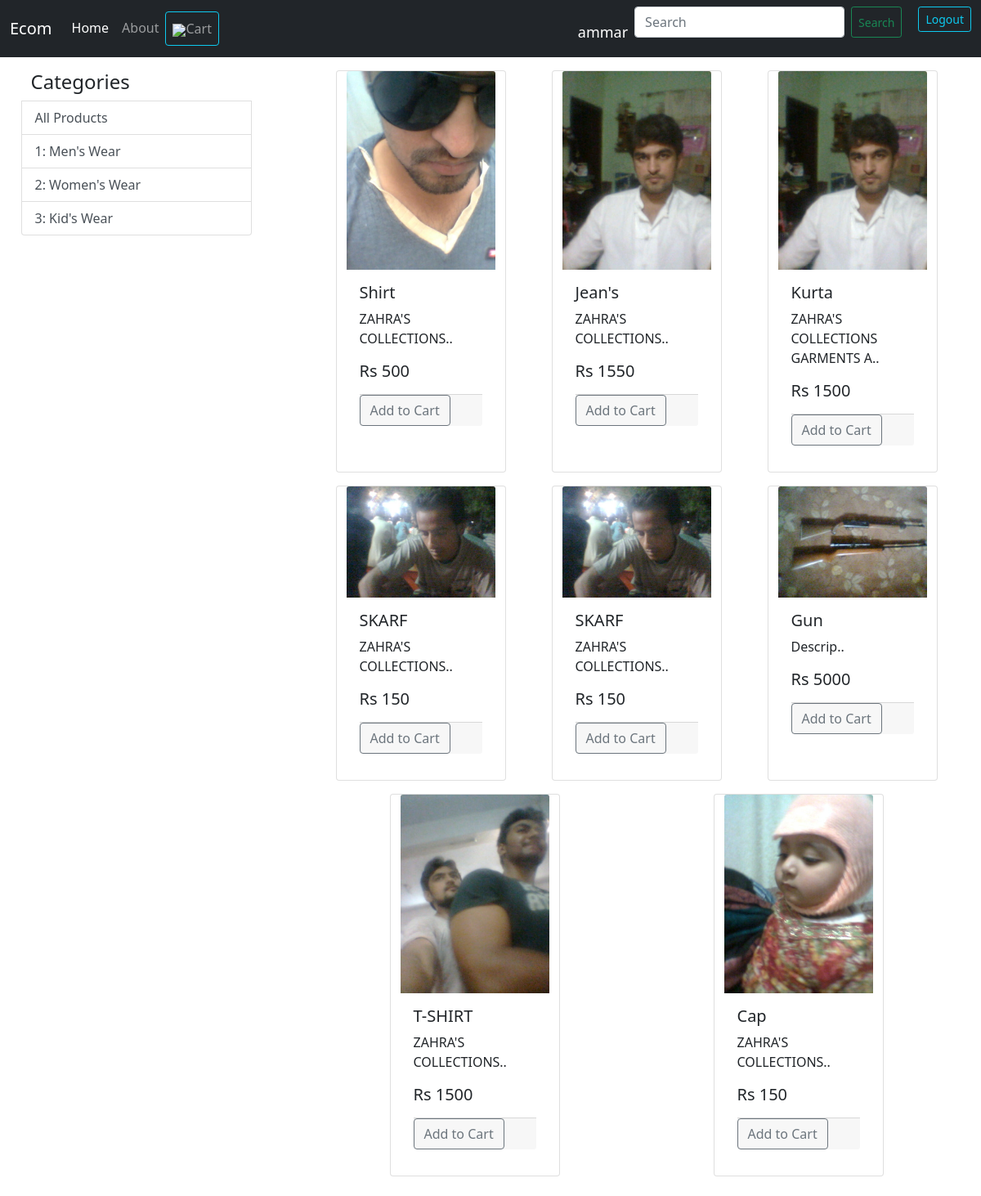
The page / (signed in) on the database its author committed.
### stores/models/category.py (models this page shows, shortened)
class Categorie(models.Model):
	title = models.CharField(max_length=150)
	subcategory = models.CharField(max_length=200)

### stores/models/products.py (models this page shows, shortened)
class Product(models.Model):
	name = models.CharField(max_length=100)
	description = models.CharField(max_length=500, default="", null=True)
	category = models.ForeignKey(Categorie, on_delete=models.CASCADE)
	price = models.IntegerField(default=0)
	image = models.ImageField(upload_to='static/images/')
	image2 = models.ImageField(upload_to='static/images/', null=True, default="")
	image3 = models.ImageField(upload_to='static/images/', null=True, default="")

### stores/views.py (the view, shortened to what this page needs)
# urls.py: path('', views.Index.as_view(), name='home'),
class Index(View):
	def get(self, request):
		cart = request.session.get('cart')
		if not cart:
			request.session['cart'] = {}
		products = None
		categories = Categorie.objects.all()
		categoryID = request.GET.get('category')
		if categoryID:
			products = Product.get_all_products_by_categoryid(categoryID)
		else:
			products = Product.objects.all()
		context = {'products': products, 'categories': categories, 'categoryID':categoryID}
		return render(request, 'stores/index.html', context)

### stores/templatetags/cart.py (called while the page is built)
@register.filter(name='is_in_cart')
def is_in_cart(product , cart):
	keys = cart.keys()
	for id in keys:
		if int(id) == product.id:
			return True
	return False;

### stores/templatetags/custom_filter.py (called while the page is built)
@register.filter(name='currency')
def currency(number):
    return "Rs " + str(number)

### stores/templates/stores/index.html (shortened to what this page needs)
{% include 'stores/main.html' %}
{% block content %}
{% load custom_filter %}
{% load cart %}
<div class="contaier-fluid mt-3 mx-auto mb-2">
<div class="row">
	<div class="col-lg-3 mx-auto">
		<div class="list-group row mx-auto">
			<h4>Categories</h4>
			<a href="/" class="list-group-item list-group-item-action">All Products</a>
			{% for category in categories %}
			<a href="/?category={{category.id}}" class="list-group-item list-group-item-action">{{category.id}}: {{category.subcategory}}</a>
			{% endfor %}
		</div>
	</div>
	<div id="products" class="col-lg-8 mx-auto">
		<div class="row mx-auto" >
			{% for product in products %}
			<div class="card mx-auto mb-3" id={{product.id}} style="width: 13rem;">
            <a href="/prodview/{{product.id}}" class="float-right">
			  <img src="{{product.image.url}}" class="card-img-top" alt=""></a>
			  <div class="card-body">
			    <h5 class="card-title">{{product.name}}</h5>
			    <p class="card-text">{{product.description|slice:"0:30"}}..</p>
			    <h5 class="card-text">{{product.price|currency}}</h5>
			    <div class="card-footer p-0  mb-2 mt-3 ">
			    {% if product|is_in_cart:request.session.cart %}
				  <div class="row no-gutters">
				  	<form action="/#{{product.id}}" class="col-2" method="post">
				  		{% csrf_token %}
			    	<input hidden type="text" name="product" value="{{product.id}}">
			    	<input hidden type="text" name="remove" value="True">
			    	<input type="submit" value=" - " class="btn btn-block btn-outline-secondary">
				  	</form>
				  	<div class="text-center col">{{product|cart_quantity:request.session.cart}} in cart</div>
				  	<form action="/#{{product.id}}" class="col-2" method="post">
				  		{% csrf_token %}
			    	<input hidden type="text" name="product" value="{{product.id}}">
			    	<input type="submit" value=" + " class="btn btn-block btn-outline-secondary">
				  	</form>
				  </div>
				{% else %}
				<form action="/#{{product.id}}" method="POST" class="btn-block">
	                <input type="submit" class="btn btn-outline-secondary" value="Add to Cart">
			    </form>
				{% endif %}
			    </div>
			  </div>
			</div>
			{% endfor %}
		</div>
	</div>
</div>
</div>
{% endblock %}

### stores/templates/stores/main.html (shortened to what this page needs)
{% load static %}
<nav class="navbar navbar-expand-lg navbar-dark bg-dark">
  <div class="container-fluid">
    <a class="navbar-brand" href="/">Ecom</a>
    <div class="collapse navbar-collapse" id="navbarSupportedContent">
      <ul class="navbar-nav me-auto mb-2 mb-lg-0">
        <li class="nav-item">
          <a class="nav-link active" aria-current="page" href="/">Home</a>
        </li>
        <li class="nav-item">
          <a class="nav-link" href="#">About</a>
        </li>
        <li class="nav-item">
          <a class="nav-link btn btn-outline-info" href="/cart"><img src="static/images/carticon.webp">Cart</a>
        </li>
      </ul>
      <hr><br>
          <span class="hello-msg me-2 mt-2" >{{request.user}}</span>
      <form class="d-flex">
        <input class="form-control me-2" type="search" placeholder="Search" aria-label="Search">
        <button class="btn btn-outline-success btn-sm" type="submit">Search</button>
        {% if request.session.user %}
          <span><a class="hello-msg btn btn-outline-info btn-sm" href="{% url 'logout' %}">Logout</a></span>
        {% else %}
          <span><a class="hello-msg btn btn-outline-info btn-sm" href="/login">Login</a></span>
        {% endif %}
      </form>
    </div>
  </div>
</nav>
<link href="https://cdn.jsdelivr.net/npm/bootstrap@5.0.0-beta1/dist/css/bootstrap.min.css" rel="stylesheet">

### stores/templates/stores/main.html (style rules this page uses)
.hello-msg { font-size: 18px; color: #fff; margin-left: 20px; }

### rows shown on the page
Categorie: id "1", subcategory "Men's Wear"
Categorie: id "2", subcategory "Women's Wear"
Categorie: id "3", subcategory "Kid's Wear"
Product: {{ product.id }} 1 (drawn), image (picture), name "Shirt", description "ZAHRA'S COLLECTIONS", price "Rs 500"
Product: image (picture), name "Jean's", description "ZAHRA'S COLLECTIONS", price "Rs 1550"
Product: image (picture), name "Kurta", description "ZAHRA'S COLLECTIONS GARMENTS A", price "Rs 1500"
Product: image (picture), name "SKARF", description "ZAHRA'S COLLECTIONS", price "Rs 150"
Product: image (picture), name "SKARF", description "ZAHRA'S COLLECTIONS", price "Rs 150"
Product: image (picture), name "Gun", description "Descrip", price "Rs 5000"
Product: image (picture), name "T-SHIRT", description "ZAHRA'S COLLECTIONS", price "Rs 1500"
Product: image (picture), name "Cap", description "ZAHRA'S COLLECTIONS", price "Rs 150"

### other values the page prints
{{ request.user }} "ammar"
